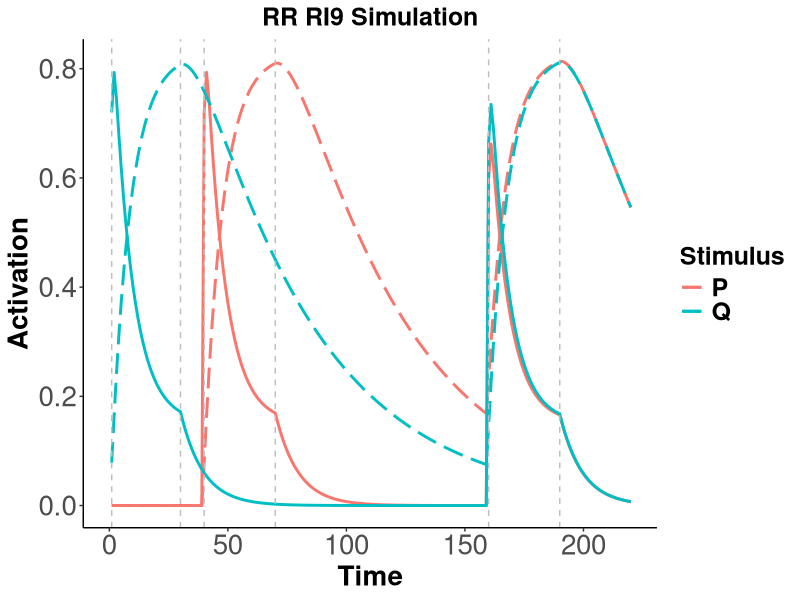

Recreate this plot in R.
input = list()
input$sorQp1 = .8
input$sorPp1 = .8

s1 = c(1,30)
s2 = c(40,70)
tt = c(160,190)
input$sordur = 220

input$sorQon1 = s1
input$sorQon2 = tt
input$sorPon1 = s2
input$sorPon2 = tt

input$sorpd1 = 0.1
input$sorpd2 = 0.02


sor = matrix(nrow = input$sordur, ncol = 28)

colnames(sor) = c('p1Q', 'p1P',
                  'pd1', 'pd2', 
                  'pIQ', 'pA1Q', 'pA2Q',
                  'pIP', 'pA1P', 'pA2P',
                  
                  'pA1Qgain', 'pA1Qloss','pA2Qgain',
                  'pA2Qloss','pIQgain','pIQloss',
                  'pA1Qdelta', 'pA2Qdelta', 'pIQdelta',
                  
                  'pA1Pgain', 'pA1Ploss','pA2Pgain',
                  'pA2Ploss','pIPgain','pIPloss',
                  'pA1Pdelta', 'pA2Pdelta', 'pIPdelta'
                  )

sor[,'p1Q'] = 0 # set as 0 to init
sor[,'p1P'] = 0


sor[input$sorPon1[1]:input$sorPon1[2],'p1P'] = input$sorPp1
sor[input$sorPon2[1]:input$sorPon2[2],'p1P'] = input$sorPp1

sor[input$sorQon1[1]:input$sorQon1[2],'p1Q'] = input$sorQp1
sor[input$sorQon2[1]:input$sorQon2[2],'p1Q'] = input$sorQp1

sor[,'pd1'] = input$sorpd1     # set decay rate
sor[,'pd2'] = input$sorpd2     # set decay rate

sor[,'pIQ'] = 1                 # Make I numeric
sor[,'pIP'] = 1

# run moment by moment simulation
for (i in 1:nrow(sor)){
    if (i == 1){
        
        sor[i,'pIQ'] = 1 - sor[i,'p1Q'] # This will be 1 as long as p1 = 0
        
        # Q
        
        # Deltas calculate
        sor[i,'pA1Qgain'] = sor[i,'p1Q']
        sor[i,'pA1Qloss'] = sor[i,'pA1Qgain'] * sor[i,'pd1']
        sor[i,'pA1Qdelta'] = sor[i,'pA1Qgain'] - sor[i,'pA1Qloss']
        
        sor[i,'pA2Qgain'] = sor[i,'pA1Qloss']
        sor[i,'pA2Qloss'] = sor[i,'pA2Qgain'] * sor[i,'pd2']
        sor[i,'pA2Qdelta'] = sor[i,'pA2Qgain'] - sor[i,'pA2Qloss']

        sor[i,'pIQgain'] = sor[i,'pA2Qloss']
        sor[i,'pIQloss'] = sor[i,'p1Q']
        sor[i,'pIQdelta'] = sor[i,'pIQgain'] - sor[i,'pIQloss']

        # Calculate proportions in each state
        sor[i,'pA1Q'] = sor[i,'pA1Qdelta']
        sor[i,'pA2Q'] = sor[i,'pA2Qdelta']
        sor[i,'pIQ'] = sor[i,'pIQ'] + sor[i,'pIQgain']
        
        # P
        
        # Deltas calculate
        sor[i,'pA1Pgain'] = sor[i,'p1P']
        sor[i,'pA1Ploss'] = sor[i,'pA1Pgain'] * sor[i,'pd1']
        sor[i,'pA1Pdelta'] = sor[i,'pA1Pgain'] - sor[i,'pA1Ploss']
        
        sor[i,'pA2Pgain'] = sor[i,'pA1Ploss']
        sor[i,'pA2Ploss'] = sor[i,'pA2Pgain'] * sor[i,'pd2']
        sor[i,'pA2Pdelta'] = sor[i,'pA2Pgain'] - sor[i,'pA2Ploss']
        
        sor[i,'pIPgain'] = sor[i,'pA2Ploss']
        sor[i,'pIPloss'] = sor[i,'p1P']
        sor[i,'pIPdelta'] = sor[i,'pIPgain'] - sor[i,'pIPloss']
        
        # Calculate proportions in each state
        sor[i,'pA1P'] = sor[i,'pA1Pdelta']
        sor[i,'pA2P'] = sor[i,'pA2Pdelta']
        sor[i,'pIP'] = sor[i,'pIP'] + sor[i,'pIPgain']


        
    } else {
        
        # Q
        
        sor[i,'pIQ'] = sor[i-1,'pIQ']
        
        sor[i,'pA1Qgain'] = sor[i,'pIQ'] * sor[i,'p1Q'] # how mauch is activated from I
        
        sor[i,'pA1Q'] = sor[i-1,'pA1Q'] + sor[i,'pA1Qgain'] # how much is there in total with carried over
        
        sor[i,'pA1Qloss'] = sor[i,'pA1Q'] * sor[i,'pd1'] # how much decays to A2
        
        sor[i,'pA1Q'] = sor[i,'pA1Q'] - sor[i,'pA1Qloss'] # how much is left after the decay
        
        sor[i,'pA1Qdelta'] = sor[i,'pA1Qgain'] - sor[i,'pA1Qloss']
        
        sor[i,'pA2Qgain'] = sor[i,'pA1Qloss'] # how much is gained from A1->A2 decay
        
        sor[i,'pA2Q'] = sor[i-1,'pA2Q'] + sor[i,'pA2Qgain'] # how much is there with carried over
        
        sor[i,'pA2Qloss'] = sor[i,'pA2Q'] * sor[i,'pd2'] # how much decays A2->I
        
        sor[i,'pA2Q'] = sor[i,'pA2Q'] - sor[i,'pA2Qloss'] # how much is left after A2->I decay
        
        sor[i,'pA2Qdelta'] = sor[i,'pA2Qgain'] - sor[i,'pA2Qloss']
        
        sor[i,'pIQgain'] = sor[i,'pA2Qloss'] # how much decayed from A2
        
        sor[i,'pIQloss'] = sor[i,'pA1Qgain']
        
        sor[i,'pIQ'] = sor[i,'pIQ'] + sor[i,'pIQgain'] - sor[i,'pIQloss']
        
        sor[i,'pIQdelta'] = sor[i,'pIQgain'] - sor[i,'pIQloss']
        
        # P
        
        sor[i,'pIP'] = sor[i-1,'pIP']
        
        sor[i,'pA1Pgain'] = sor[i,'pIP'] * sor[i,'p1P'] # how mauch is activated from I
        
        sor[i,'pA1P'] = sor[i-1,'pA1P'] + sor[i,'pA1Pgain'] # how much is there in total with carried over
        
        sor[i,'pA1Ploss'] = sor[i,'pA1P'] * sor[i,'pd1'] # how much decays to A2
        
        sor[i,'pA1P'] = sor[i,'pA1P'] - sor[i,'pA1Ploss'] # how much is left after the decay
        
        sor[i,'pA1Pdelta'] = sor[i,'pA1Pgain'] - sor[i,'pA1Ploss']
        
        sor[i,'pA2Pgain'] = sor[i,'pA1Ploss'] # how much is gained from A1->A2 decay
        
        sor[i,'pA2P'] = sor[i-1,'pA2P'] + sor[i,'pA2Pgain'] # how much is there with carried over
        
        sor[i,'pA2Ploss'] = sor[i,'pA2P'] * sor[i,'pd2'] # how much decays A2->I
        
        sor[i,'pA2P'] = sor[i,'pA2P'] - sor[i,'pA2Ploss'] # how much is left after A2->I decay
        
        sor[i,'pA2Pdelta'] = sor[i,'pA2Pgain'] - sor[i,'pA2Ploss']
        
        sor[i,'pIPgain'] = sor[i,'pA2Ploss'] # how much decayed from A2
        
        sor[i,'pIPloss'] = sor[i,'pA1Pgain']
        
        sor[i,'pIP'] = sor[i,'pIP'] + sor[i,'pIPgain'] - sor[i,'pIPloss']
        
        sor[i,'pIPdelta'] = sor[i,'pIPgain'] - sor[i,'pIPloss']

    }
}



library(ggplot2)
#library(jtools)

sor = as.data.frame(sor)
sor$time = c(1:nrow(sor))
sor = sor[1:input$sordur,]

png("rr_ri9_plot.png", width = 800, height = 400)

text1 = 20
text2 = 18

ggplot(data=as.data.frame(sor), aes(x = time, y=pA1P, group=1, color="P" )) +
    geom_line(size = 1) + geom_line(aes(y=pA2P, colour = 'P'), size =1, linetype = 'longdash') + theme_classic() + 
    geom_line(aes(y=pA1Q, colour = 'Q'), size =1) +
    geom_line(aes(y=pA2Q, colour = 'Q'), size =1, linetype = 'longdash') +
    geom_vline(xintercept = s1[1], linetype = "dashed", colour = 'grey') + 
    geom_vline(xintercept = s1[2], linetype = "dashed", colour = 'grey') +
    geom_vline(xintercept = s2[1], linetype = "dashed", colour = 'grey') + 
    geom_vline(xintercept = s2[2], linetype = "dashed", colour = 'grey') +
    geom_vline(xintercept = tt[1], linetype = "dashed", colour = 'grey') + 
    geom_vline(xintercept = tt[2], linetype = "dashed", colour = 'grey') +
    theme(legend.text = element_text(size = text2, face = "bold"), legend.title = element_text(size=text2, face="bold")) + 
    scale_color_discrete(name = "Stimulus") + theme(axis.text=element_text(size=text1),
                                               axis.title=element_text(size=text1,face="bold"), axis.text.x = element_text(size = text1),
                                               axis.text.y = element_text(size = text1)) + 
    scale_x_continuous(name="Time", limits=c(0, input$sordur)) + scale_y_continuous(name="Activation") + 
    ggtitle("RR RI9 Simulation") + 
    theme(plot.title = element_text(size = text2, face = "bold", hjust = 0.5)) 
    


dev.off()


